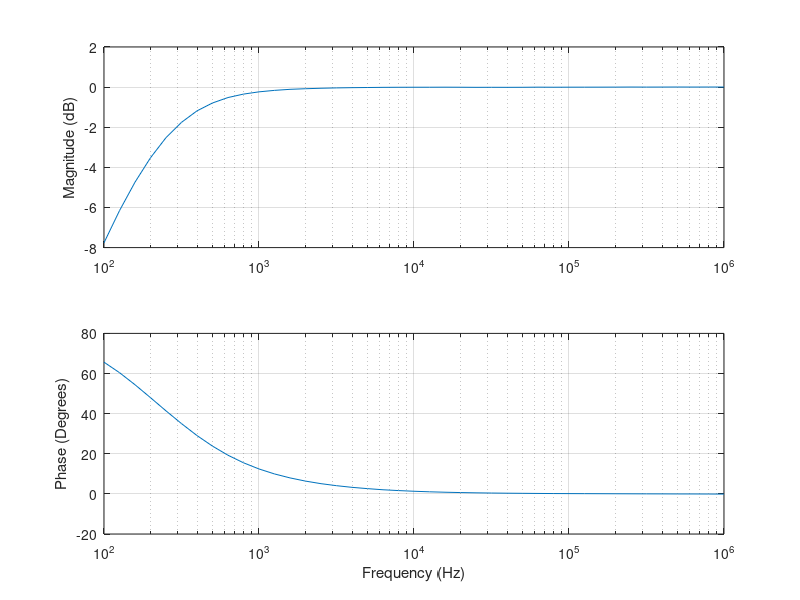
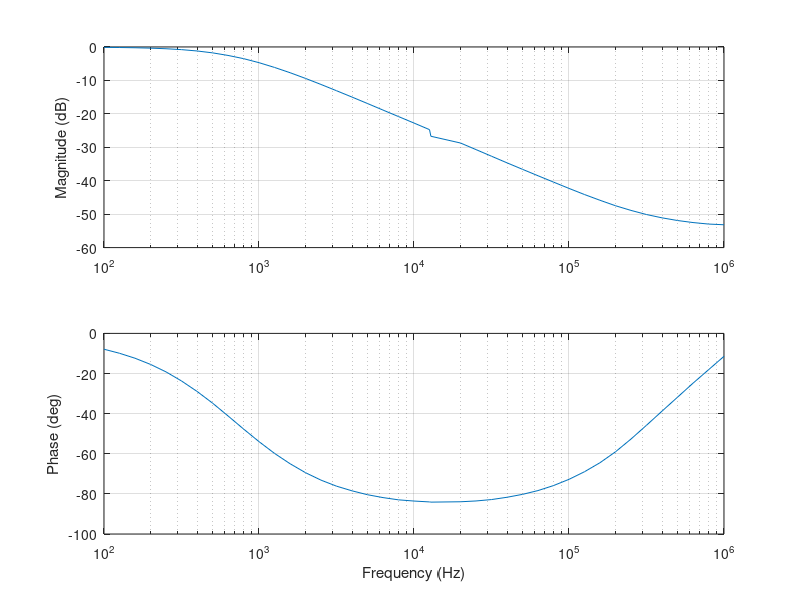

Here is the MATLAB script that generated these plots, in order:
freq_H =[100,125.9,158.5,199.5,251.2,316.2,398.1,501.2,631,794.3,1000,1259,1585,1995,2512,3162,3981,5012,6310,7943,10000,12590,15850,19950,25120,31620,39810,50120,63100,79430,100000,125900,158500,199500,251200,316200,398100,501200,631000,794300,1000000];
mag_H = [-7.76,-6.158, -4.739,-3.522,-2.519,-1.757,-1.184,-0.7912,-0.5199,-0.3487,-0.2361,-0.1629,-0.1106,-0.08074,-0.05729,-0.03974,-0.02792,-0.02006,-0.01204,-0.008206,-0.006453,-0.006112,-0.003764,-0.006548,-0.0111,-0.009395,-0.01096,-0.008907,-0.002621,-0.00584,-0.003401,-0.002821,-0.001872,-0.00022,0.003429,0.0009412,0.002321,0.00447,0.002524,0.00412,0.003883];
phase_H = [65.65,60.42,54.41,47.96,41.38,35.03,29.07,23.81,19.26,15.5,12.42,9.94,7.965,6.371,5.09,4.086,3.26,2.616,2.052,1.645,1.31,1.036,0.8238,0.6567,0.5234,0.4199,0.3386,0.2773,0.2186,0.1676,0.1368,0.1104,0.08756,0.05954,0.03473,0.01039,-0.0056,-0.03406,-0.04304,-0.07008,-0.1047];

figure(1)
title("High Pass Filter Graph")
subplot(2,1,1);
semilogx(freq_H,mag_H)
ylabel("Magnitude (dB)");
grid on

subplot(2,1,2);
semilogx(freq_H,phase_H)
ylabel("Phase (Degrees)")
xlabel("Frequency (Hz)")
grid on

freq_L = [100,125.9,158.5,199.5,251.2,316.2,398.1,501.2,631,794.3,1000,1259,1585,1995,2512,3162,3981,5012,6310,7943,10000,12590,12850,19950,25120,31620,39810,50120,63100,79430,100000,125900,158500,199500,251200,316200,398100,501200,631000,794300,1000000];
mag_L = [-0.1093,-0.1575,-0.2296,-0.347,-0.5256,-0.7913,-1.192,-1.754,-2.526,-3.483,-4.693,-6.114,-7.687,-9.398,-11.21,-13.08,-14.98,-16.91,-18.87,-20.81,-22.75,-24.72,-26.7,-28.72,-30.69,-32.67,-34.65,-36.59,-38.51,-40.41,-42.3,-44.13,-45.85,-47.48,-48.88,-50.11,-51.1,-51.9,-52.51,-52.96,-53.17];
phase_L = [-7.891,-9.909,-12.38,-15.45,-19.18,-23.71,-28.91,-34.74,-41.13,-47.64,-53.95,-59.81,-64.95,-69.43,-73.15,-76.15,-78.48,-80.42,-81.85,-82.97,-83.57,-84.01,-84.11,-83.93,-83.53,-82.83,-81.69,-80.24,-78.35,-75.86,-72.75,-68.96,-64.46,-59.03,-52.66,-45.8,-38.77,-31.81,-24.83,-18.14,-11.43];

figure(2)
title("Low Pass Filter Graph")
subplot(2,1,1);
semilogx(freq_L,mag_L)
ylabel("Magnitude (dB)")
grid on

subplot(2,1,2);
semilogx(freq_L,phase_L)
ylabel("Phase (deg)")
xlabel("Frequency (Hz)")
grid on